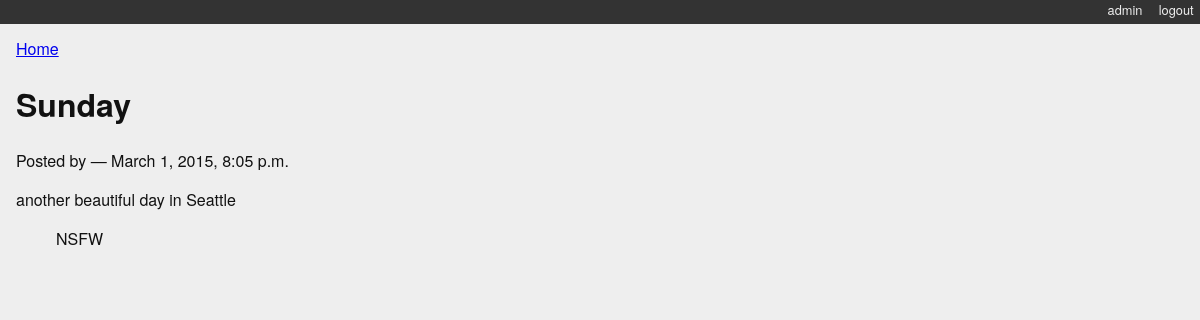
Before: /posts/1/ (signed in) with the older database file.
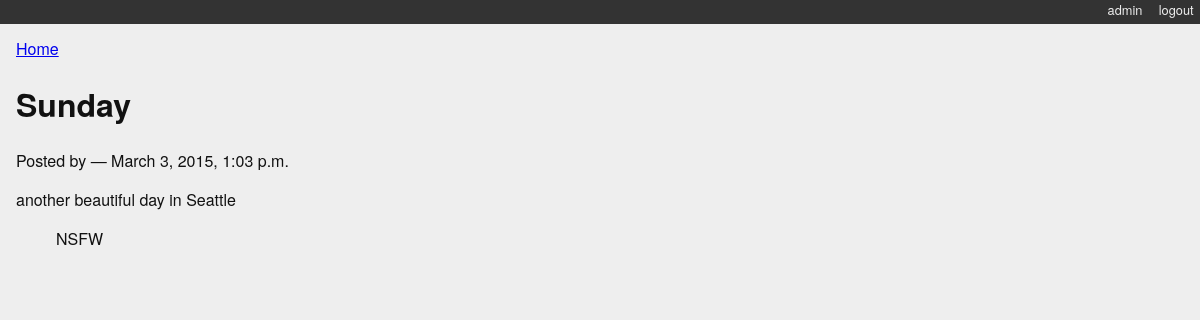
After: the same page with the newer database file.
### myblog/models.py (models this page shows)
class Post(models.Model):
    title = models.CharField(max_length=128)
    text = models.TextField(blank=True)
    author = models.ForeignKey(User)
    created_date = models.DateTimeField(auto_now_add=True)
    modified_date = models.DateTimeField(auto_now=True)
    published_date = models.DateTimeField(blank=True, null=True)
    def __unicode__(self):
        return self.title

class Category(models.Model):
    class Meta:
        verbose_name = 'Categorie'
    name = models.CharField(max_length=128)
    description = models.TextField(blank=True)
    posts = models.ManyToManyField('Post', blank=True, null=True, related_name='categories')
    def __unicode__(self):
        return self.name

### myblog/views.py (the view)
# urls.py: url(r'^posts/(?P<post_id>\d+)/$', 'detail_view', name="blog_detail"),
def detail_view(request, post_id):
    published = Post.objects.exclude(published_date__exact=None)
    try:
        post = published.get(pk=post_id)
    except Post.DoesNotExist:
        raise Http404
    context = {'post': post}
    return render(request, 'detail.html', context)

### myblog/templates/detail.html
{% extends "base.html" %}
{% block content %}
<a class="backlink" href="/">Home</a>
<h1>{{ post }}</h1>
<p class="byline">
  Posted by {{ post.author_name }} &mdash; {{ post.published_date }}
</p>
<div class="post-body">
  {{ post.text }}
</div>
<ul class="categories">
  {% for category in post.categories.all %}
    <li>{{ category }}</li>
  {% endfor %}
</ul>
{% endblock %}

### mysite/templates/base.html (shortened to what this page needs)
{% load staticfiles %}
<!DOCTYPE html>
<html>
  <head>
    <link type="text/css" rel="stylesheet" href="{% static 'django_blog.css' %}">
  </head>
  <body>
    <div id="header">
      <ul id="control-bar">
      {% if user.is_authenticated %}
        {% if user.is_staff %}<li><a href="{% url 'admin:index' %}">admin</a></li>{% endif %}
        <li><a href="{% url 'logout' %}">logout</a></li>
      {% else %}
        <li><a href="{% url 'login' %}">login</a></li>
      {% endif %}
      </ul>
    </div>
    <div id="container">
      <div id="content">
      {% block content %}{% endblock %}
      </div>
    </div>
  </body>
</html>

### myblog/static/django_blog.css (style rules this page uses)
body { background-color: #eee; color: #111; font-family: "HelveticaNeue-Light", "Helvetica Neue Light", "Helvetica Neue", Helvetica, Arial, "Lucida Grande", sans-serif; margin:0; padding:0; }
#container { margin:0; padding:0; margin-top: 0px; }
#header { background-color: #333; border-botton: 1px solid #111; margin:0; padding:0; }
#control-bar { margin: 0em 0em 1em; list-style: none; list-style-type: none; text-align: right; color: #eee; font-size: 80%; padding-bottom: 0.4em; }
#control-bar li { display: inline-block; }
#control-bar li a { color: #eee; padding: 0.5em; text-decoration: none; }
#content { margin: 0em 1em 1em; }
ul.categories { list-style: none; list-style-type: none; }
ul.categories li { display: inline; }

Changed rows visible on the page:
changed Post "Sunday": published_date "March 1, 2015, 8:05 p.m." → "March 3, 2015, 1:03 p.m."
